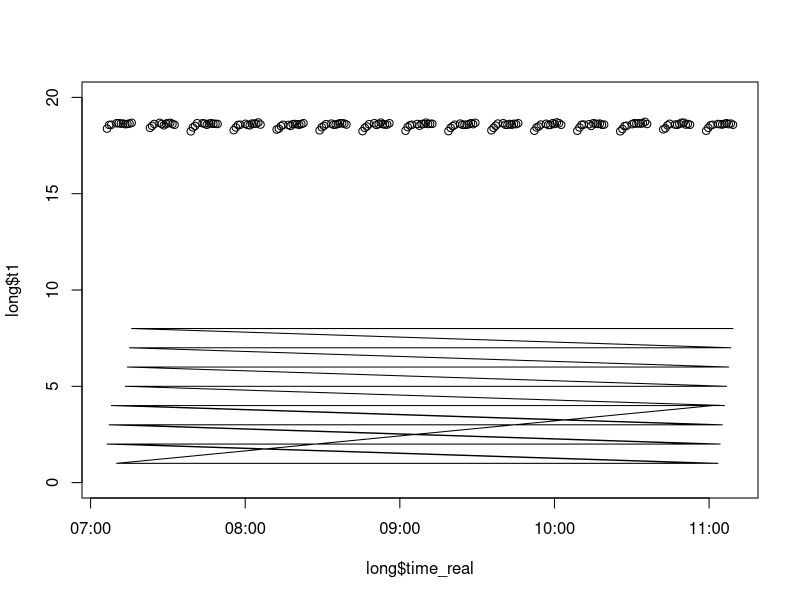

Here is the R script that generated this plot:
setwd("~/Documents/Projects/UAF/sap-flux/data/2017-01-25 testing//")
long = data.frame(read.csv("105_21.csv"))
names(long) <- c("id", "time", "t1", "t2", "t3", "t_int", "batV", "cnt")
long$time_real = as.POSIXct(long$time, origin="1970-01-01", "America/Anchorage") #Convert time to POSIX
plot(long$t1~long$time_real, ylim=c(0, 20))
lines(long$cnt~long$time_real)
